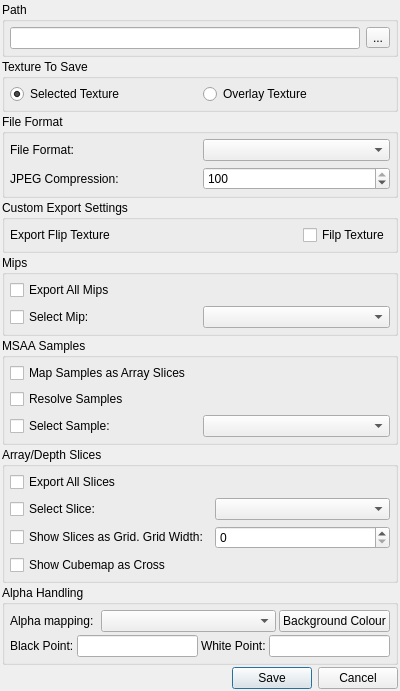
<?xml version="1.0" encoding="UTF-8"?>
<ui version="4.0">
 <class>TextureSaveDialog</class>
 <widget class="QDialog" name="TextureSaveDialog">
  <property name="geometry">
   <rect>
    <x>0</x>
    <y>0</y>
    <width>400</width>
    <height>550</height>
   </rect>
  </property>
  <property name="sizePolicy">
   <sizepolicy hsizetype="Preferred" vsizetype="Minimum">
    <horstretch>0</horstretch>
    <verstretch>0</verstretch>
   </sizepolicy>
  </property>
  <property name="minimumSize">
   <size>
    <width>400</width>
    <height>0</height>
   </size>
  </property>
  <property name="windowTitle">
   <string>Save Texture</string>
  </property>
  <property name="modal">
   <bool>true</bool>
  </property>
  <layout class="QVBoxLayout" name="verticalLayout_2">
   <property name="spacing">
    <number>2</number>
   </property>
   <property name="leftMargin">
    <number>2</number>
   </property>
   <property name="topMargin">
    <number>2</number>
   </property>
   <property name="rightMargin">
    <number>2</number>
   </property>
   <property name="bottomMargin">
    <number>2</number>
   </property>
   <item>
    <widget class="QGroupBox" name="pathGroup">
     <property name="sizePolicy">
      <sizepolicy hsizetype="Preferred" vsizetype="Fixed">
       <horstretch>0</horstretch>
       <verstretch>0</verstretch>
      </sizepolicy>
     </property>
     <property name="title">
      <string>Path</string>
     </property>
     <layout class="QHBoxLayout" name="horizontalLayout">
      <property name="leftMargin">
       <number>5</number>
      </property>
      <property name="topMargin">
       <number>5</number>
      </property>
      <property name="rightMargin">
       <number>5</number>
      </property>
      <property name="bottomMargin">
       <number>5</number>
      </property>
      <item>
       <widget class="QLineEdit" name="filename"/>
      </item>
      <item>
       <widget class="QToolButton" name="browse">
        <property name="text">
         <string>...</string>
        </property>
       </widget>
      </item>
     </layout>
    </widget>
   </item>
   <item>
    <widget class="QGroupBox" name="texSelectionGroup">
     <property name="sizePolicy">
      <sizepolicy hsizetype="Preferred" vsizetype="Fixed">
       <horstretch>0</horstretch>
       <verstretch>0</verstretch>
      </sizepolicy>
     </property>
     <property name="title">
      <string>Texture To Save</string>
     </property>
     <layout class="QHBoxLayout" name="horizontalLayout_2">
      <property name="leftMargin">
       <number>5</number>
      </property>
      <property name="topMargin">
       <number>5</number>
      </property>
      <property name="rightMargin">
       <number>5</number>
      </property>
      <property name="bottomMargin">
       <number>5</number>
      </property>
      <item>
       <widget class="QRadioButton" name="mainTex">
        <property name="text">
         <string>Selected Texture</string>
        </property>
        <property name="checked">
         <bool>true</bool>
        </property>
       </widget>
      </item>
      <item>
       <widget class="QRadioButton" name="overlayTex">
        <property name="text">
         <string>Overlay Texture</string>
        </property>
       </widget>
      </item>
     </layout>
    </widget>
   </item>
   <item>
    <widget class="QGroupBox" name="formatGroup">
     <property name="sizePolicy">
      <sizepolicy hsizetype="Preferred" vsizetype="Fixed">
       <horstretch>0</horstretch>
       <verstretch>0</verstretch>
      </sizepolicy>
     </property>
     <property name="title">
      <string>File Format</string>
     </property>
     <layout class="QGridLayout" name="gridLayout">
      <property name="leftMargin">
       <number>5</number>
      </property>
      <property name="topMargin">
       <number>5</number>
      </property>
      <property name="rightMargin">
       <number>5</number>
      </property>
      <property name="bottomMargin">
       <number>5</number>
      </property>
      <item row="0" column="0">
       <widget class="QLabel" name="formatLabel">
        <property name="text">
         <string>File Format:</string>
        </property>
       </widget>
      </item>
      <item row="0" column="1">
       <widget class="QComboBox" name="fileFormat"/>
      </item>
      <item row="1" column="0">
       <widget class="QLabel" name="jpegLabel">
        <property name="text">
         <string>JPEG Compression:</string>
        </property>
       </widget>
      </item>
      <item row="1" column="1">
       <widget class="QDoubleSpinBox" name="jpegCompression">
        <property name="decimals">
         <number>0</number>
        </property>
        <property name="value">
         <double>100.000000000000000</double>
        </property>
       </widget>
      </item>
     </layout>
    </widget>
   </item>
   <item>
    <widget class="QGroupBox" name="customExportGroup">
	 <property name="sizePolicy">
			<sizepolicy hsizetype="Preferred" vsizetype="Fixed">
				<horstretch>0</horstretch>
				<verstretch>0</verstretch>
			</sizepolicy>
	 </property>
	 <property name="title">
			<string>Custom Export Settings</string>
	 </property>
	 <layout class="QGridLayout" name="gridLayout">
			<property name="leftMargin">
				<number>5</number>
			</property>
			<property name="topMargin">
				<number>5</number>
			</property>
			<property name="rightMargin">
				<number>5</number>
			</property>
			<property name="bottomMargin">
				<number>5</number>
			</property>
		    <item row="0" column="0">
				
				<widget class="QLabel" name="textureFlipExport_Text">
					<property name="sizePolicy">
						<sizepolicy hsizetype="Expanding" vsizetype="Preferred">
							<horstretch>0</horstretch>
							<verstretch>0</verstretch>
						</sizepolicy>
					</property>
					<property name="toolTip">
						<string>Export Y Filped Texture</string>
					</property>
					<property name="text">
						<string>Export Flip Texture</string>
					</property>
					
				</widget>
		    </item>
		 <item row="0" column="1">
			 <widget class="QCheckBox" name="textureFlipExport">
				 <property name="minimumSize">
					 <size>
						 <width>50</width>
						 <height>0</height>
					 </size>
				 </property>
				 <property name="toolTip">
					 <string>Export Y Filped Texture</string>
				 </property>
				 <property name="text">
					 <string>Filp Texture</string>
				 </property>
			 </widget>
		 </item>
     </layout>
    </widget>
   </item>
   <item>
    <widget class="QGroupBox" name="mipGroup">
     <property name="title">
      <string>Mips</string>
     </property>
     <layout class="QGridLayout" name="gridLayout_2">
      <property name="leftMargin">
       <number>5</number>
      </property>
      <property name="topMargin">
       <number>5</number>
      </property>
      <property name="rightMargin">
       <number>5</number>
      </property>
      <property name="bottomMargin">
       <number>5</number>
      </property>
      <item row="0" column="0" colspan="2">
       <widget class="QCheckBox" name="exportAllMips">
        <property name="text">
         <string>Export All Mips</string>
        </property>
       </widget>
      </item>
      <item row="1" column="0">
       <widget class="QCheckBox" name="oneMip">
        <property name="text">
         <string>Select Mip:</string>
        </property>
       </widget>
      </item>
      <item row="1" column="1">
       <widget class="QComboBox" name="mipSelect"/>
      </item>
     </layout>
    </widget>
   </item>
   <item>
    <widget class="QGroupBox" name="sampleGroup">
     <property name="title">
      <string>MSAA Samples</string>
     </property>
     <layout class="QGridLayout" name="gridLayout_3">
      <property name="leftMargin">
       <number>5</number>
      </property>
      <property name="topMargin">
       <number>5</number>
      </property>
      <property name="rightMargin">
       <number>5</number>
      </property>
      <property name="bottomMargin">
       <number>5</number>
      </property>
      <item row="0" column="0">
       <widget class="QCheckBox" name="mapSampleArray">
        <property name="text">
         <string>Map Samples as Array Slices</string>
        </property>
       </widget>
      </item>
      <item row="1" column="0">
       <widget class="QCheckBox" name="resolveSamples">
        <property name="text">
         <string>Resolve Samples</string>
        </property>
       </widget>
      </item>
      <item row="2" column="0">
       <widget class="QCheckBox" name="oneSample">
        <property name="text">
         <string>Select Sample:</string>
        </property>
       </widget>
      </item>
      <item row="2" column="1">
       <widget class="QComboBox" name="sampleSelect"/>
      </item>
     </layout>
    </widget>
   </item>
   <item>
    <widget class="QGroupBox" name="sliceGroup">
     <property name="title">
      <string>Array/Depth Slices</string>
     </property>
     <layout class="QGridLayout" name="gridLayout_4">
      <property name="leftMargin">
       <number>5</number>
      </property>
      <property name="topMargin">
       <number>5</number>
      </property>
      <property name="rightMargin">
       <number>5</number>
      </property>
      <property name="bottomMargin">
       <number>5</number>
      </property>
      <item row="0" column="0">
       <widget class="QCheckBox" name="exportAllSlices">
        <property name="text">
         <string>Export All Slices</string>
        </property>
       </widget>
      </item>
      <item row="1" column="0">
       <widget class="QCheckBox" name="oneSlice">
        <property name="text">
         <string>Select Slice:</string>
        </property>
       </widget>
      </item>
      <item row="1" column="1">
       <widget class="QComboBox" name="sliceSelect"/>
      </item>
      <item row="2" column="0">
       <widget class="QCheckBox" name="mapSlicesToGrid">
        <property name="text">
         <string>Show Slices as Grid. Grid Width:</string>
        </property>
       </widget>
      </item>
      <item row="2" column="1">
       <widget class="QDoubleSpinBox" name="gridWidth">
        <property name="decimals">
         <number>0</number>
        </property>
       </widget>
      </item>
      <item row="3" column="0">
       <widget class="QCheckBox" name="cubeCruciform">
        <property name="text">
         <string>Show Cubemap as Cross</string>
        </property>
       </widget>
      </item>
     </layout>
    </widget>
   </item>
   <item>
    <widget class="QGroupBox" name="alphaGroup">
     <property name="title">
      <string>Alpha Handling</string>
     </property>
     <layout class="QVBoxLayout" name="verticalLayout">
      <property name="spacing">
       <number>3</number>
      </property>
      <property name="leftMargin">
       <number>5</number>
      </property>
      <property name="topMargin">
       <number>5</number>
      </property>
      <property name="rightMargin">
       <number>5</number>
      </property>
      <property name="bottomMargin">
       <number>5</number>
      </property>
      <item>
       <layout class="QHBoxLayout" name="alphaLayout1">
        <item>
         <widget class="QLabel" name="alphaLabel">
          <property name="sizePolicy">
           <sizepolicy hsizetype="Minimum" vsizetype="Preferred">
            <horstretch>1</horstretch>
            <verstretch>0</verstretch>
           </sizepolicy>
          </property>
          <property name="text">
           <string>Alpha mapping:</string>
          </property>
         </widget>
        </item>
        <item>
         <widget class="QComboBox" name="alphaMap">
          <property name="sizePolicy">
           <sizepolicy hsizetype="Preferred" vsizetype="Fixed">
            <horstretch>2</horstretch>
            <verstretch>0</verstretch>
           </sizepolicy>
          </property>
         </widget>
        </item>
        <item>
         <widget class="QPushButton" name="alphaCol">
          <property name="sizePolicy">
           <sizepolicy hsizetype="Minimum" vsizetype="Fixed">
            <horstretch>1</horstretch>
            <verstretch>0</verstretch>
           </sizepolicy>
          </property>
          <property name="text">
           <string>Background Colour</string>
          </property>
         </widget>
        </item>
       </layout>
      </item>
      <item>
       <layout class="QHBoxLayout" name="alphaLayout2">
        <item>
         <widget class="QLabel" name="blackLabel">
          <property name="text">
           <string>Black Point:</string>
          </property>
         </widget>
        </item>
        <item>
         <widget class="QLineEdit" name="blackPoint"/>
        </item>
        <item>
         <widget class="QLabel" name="whiteLabel">
          <property name="text">
           <string>White Point:</string>
          </property>
         </widget>
        </item>
        <item>
         <widget class="QLineEdit" name="whitePoint"/>
        </item>
       </layout>
      </item>
     </layout>
    </widget>
   </item>
   <item>
    <widget class="QDialogButtonBox" name="saveCancelButtons">
     <property name="orientation">
      <enum>Qt::Horizontal</enum>
     </property>
     <property name="standardButtons">
      <set>QDialogButtonBox::Cancel|QDialogButtonBox::Save</set>
     </property>
     <property name="centerButtons">
      <bool>false</bool>
     </property>
    </widget>
   </item>
  </layout>
 </widget>
 <resources/>
 <connections/>
</ui>
